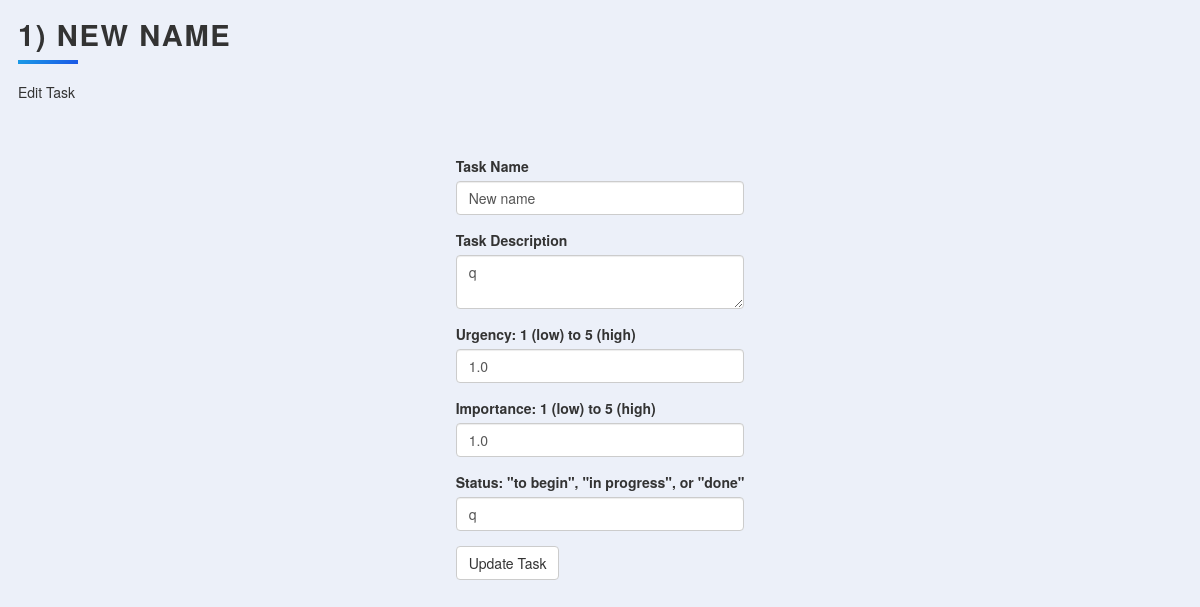
The app's page /edit?id=1, older data.
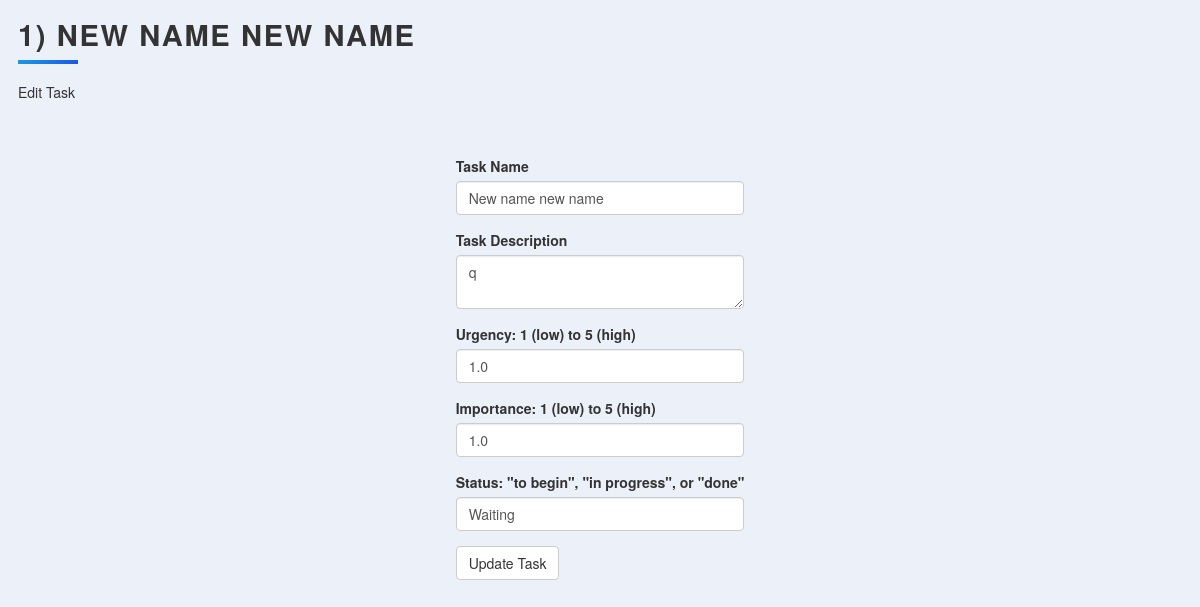
The same page, newer data.
### main.py (models this page shows, shortened)
class Task(db.Model):
    id = db.Column(db.Integer, primary_key=True)
    title = db.Column(db.String(250), nullable=False)
    description = db.Column(db.String(500), nullable=True)
    urgency = db.Column(db.Float, nullable=True)
    importance = db.Column(db.Float, nullable=True)
    status = db.Column(db.String(250), nullable=True)

### main.py (the view, shortened to what this page needs)
@app.route("/edit", methods=["GET", "POST"])
def edit_task():
    task_id = request.args.get("id")
    task = Task.query.get(task_id)
    edit_form = EditTaskForm(
        title=task.title,
        description=task.description,
        urgency=task.urgency,
        importance=task.importance,
        status=task.status
    )
    return render_template("edit.html", task=task, form=edit_form)

### main.py
class EditTaskForm(FlaskForm):
    title = StringField("Task Name", validators=[DataRequired()])
    description = TextAreaField("Task Description", validators=[DataRequired()])
    urgency = StringField("Urgency: 1 (low) to 5 (high)", validators=[DataRequired()])
    importance = StringField("Importance: 1 (low) to 5 (high)", validators=[DataRequired()])
    status = StringField('Status: "to begin", "in progress", or "done"', validators=[DataRequired()])
    submit = SubmitField("Update Task")

### templates/edit.html (shortened to what this page needs)
{% extends 'bootstrap/base.html' %}
{% import "bootstrap/wtf.html" as wtf %}
{% block styles %}
  {{ super() }}
  <link rel="stylesheet" href="{{ url_for('static', filename='css/styles.css') }}">
{% endblock %}
{% block content %}
<div class="content">
  <h1 class="heading">{{ task.id }}) {{ task.title }}</h1>
    <p class="description">Edit Task</p>
      {{ wtf.quick_form(form, novalidate=True) }}
  </div>
{% endblock %}

Row changes from the older to the newer data that the page shows:
changed Task id 1: title "NEW NAME" → "NEW NAME NEW NAME"; title "New name" → "New name new name"; status "q" → "Waiting"
